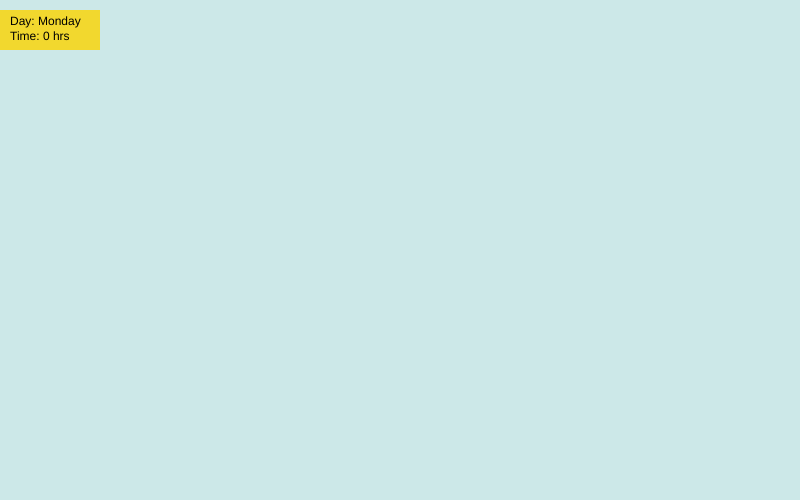
Frame 1 (no input)
Frame 60 (no input): identical to frame 1, image omitted
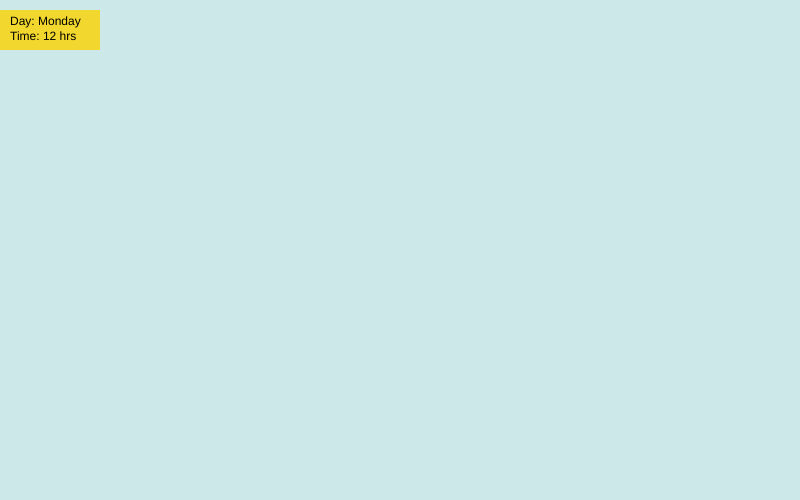
Frame 120 (the mouse pressed at the canvas centre since frame 60)

The p5.js sketch that drew these frames (run headless with seeded random() and noise() and a simulated clock; from frame 60 on, the mouse is pressed at the canvas centre):

// p5.js sketch
// ── sketch.js
/*
*Base Code for CP3
*/

//global variables - always in the "main" program.
var myDay = "Monday";
var myHours = 0;


function setup() {
  createCanvas(800, 500);
}

function draw() {
  background(204,232,232);


  // Draw Day and Hours
  myHours = map(mouseX, 0, 800, 0, 24);
  var Hours= int(myHours);
  noStroke();
  fill(242,216,46);
  rect(0,10, 100, 40);
  fill(0);
  text("Day: "+myDay, 10, 25);
  text("Time: "+Hours+" hrs", 10, 40);
}
